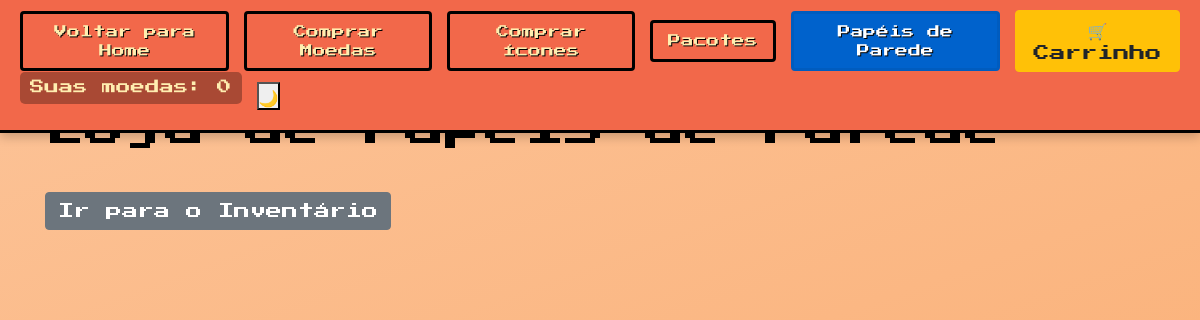
/View/LojaPapelParede.php (signed in), run on an earlier commit of the app's database.
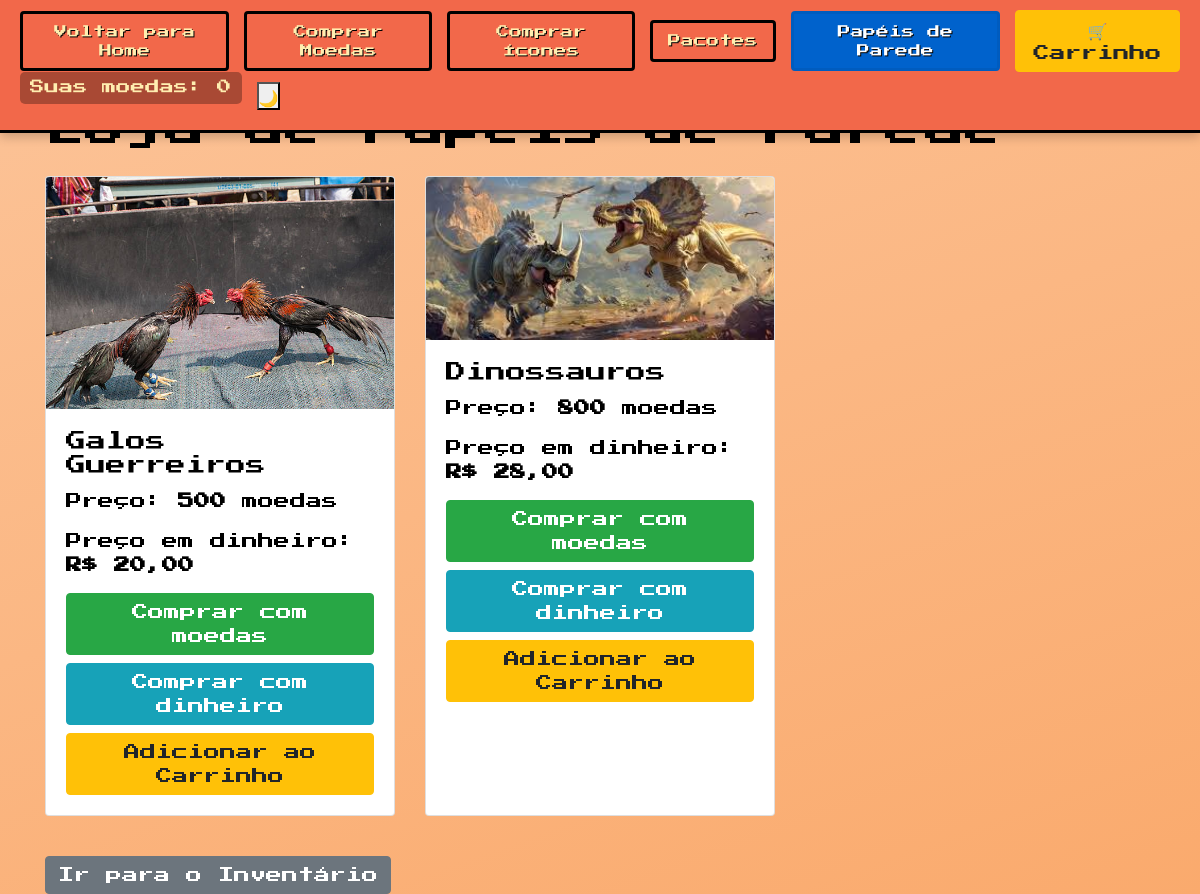
And on a later commit of the database.
### tables this page shows
CREATE TABLE `usuario` (
  `id` int(11) NOT NULL,
  `nome` varchar(100) NOT NULL,
  `email` varchar(200) NOT NULL,
  `senha` varchar(40) NOT NULL,
  `coin` int(11) NOT NULL DEFAULT 0,
  `id_icone_perfil` int(11) DEFAULT NULL,
  `id_papel_fundo` int(11) DEFAULT NULL
);

CREATE TABLE `papel_fundo` (
  `id` int(11) NOT NULL,
  `nome` varchar(255) NOT NULL,
  `path` varchar(255) NOT NULL,
  `preco` int(11) NOT NULL,
  `preco_dinheiro` decimal(10,2) NOT NULL
);

### Model/BancoDeDados.php (called while the page is built, shortened)
<?php
class BancoDeDados
{
    private static $instance = null;
    private $connection;
    private function __construct($host, $user, $password, $database)
    {
        $this->host = $host;
        $this->user = $user;
        $this->password = $password;
        $this->database = $database;
        $this->connection = mysqli_connect($this->host, $this->user, $this->password, $this->database);
    }
    public static function getInstance($host = 'localhost', $user = 'root', $password = '', $database = 'banco')
    {
        if (self::$instance === null) {
            self::$instance = new BancoDeDados($host, $user, $password, $database);
        }
        return self::$instance;
    }
    public function getConnection()
    {
        return $this->connection;
    }
    public function getUserById($id)
    {
        $conn = $this->getConnection();
        $sql = "SELECT id, nome, senha, email, coin FROM usuario WHERE id = " . $id;
        $result = $conn->query($sql);
        if ($result->num_rows > 0) {
            $user = $result->fetch_assoc();
        } else {
            $user = null;
        }
        return $user;
    }
}

### Controller/ControllerUsuario.php (called while the page is built, shortened)
<?php
require_once(__DIR__ . "/../Model/BancoDeDados.php");
require_once(__DIR__ . "/../Model/Usuario.php");
class ControllerUsuario
{
    private $database;
    public function __construct()
    {
        $this->database = BancoDeDados::getInstance("127.0.0.1", "root", "", "banco");
    }
    public function readUser($id)
{
    $row = $this->database->getUserById($id);
    if ($row) {
        return new Usuario($row['id'], $row['nome'], $row['email'], $row['senha'], $row['coin']);
    }
    return null;
}
}

### Model/Usuario.php (called while the page is built, shortened)
<?php
class Usuario {
    private $coin;
    public function __construct($id, $nome, $email, $senha, $coin = 0) {
        $this->coin = $coin;
    }
    public function getCoin() {
        return $this->coin;
    }
}

### Controller/ControllerPapelParede.php (called while the page is built, shortened)
<?php
require_once __DIR__ . '/../Model/BancoDeDados.php';
require_once __DIR__ . '/../Model/PapelParede.php';
class ControllerPapelParede {
    private $db;
    public function __construct() {
        $this->db = BancoDeDados::getInstance();
    }
    public function listarTodos() {
        $conn = $this->db->getConnection();
        $result = $conn->query('SELECT * FROM papel_fundo');
        $papeis = [];
        while ($row = $result->fetch_assoc()) {
            $papeis[] = PapelParede::factory($row);
        }
        return $papeis;
    }
    public function getPapeisUsuario($idUsuario) {
        $conn = $this->db->getConnection();
        $stmt = $conn->prepare('SELECT id_papel FROM papel_fundo_usuario WHERE id_usuario = ?');
        $stmt->bind_param('i', $idUsuario);
        $stmt->execute();
        $result = $stmt->get_result();
        $ids = [];
        return $ids;
    }
}

### Model/PapelParede.php (called while the page is built, shortened)
<?php
class PapelParede {
    private $id;
    private $nome;
    private $path;
    private $preco;
    private $preco_dinheiro;
    public function __construct($id, $nome, $path, $preco, $preco_dinheiro) {
        $this->id = $id;
        $this->nome = $nome;
        $this->path = $path;
        $this->preco = $preco;
        $this->preco_dinheiro = $preco_dinheiro;
    }
    public function getId() { return $this->id; }
    public function getNome() { return $this->nome; }
    public function getPath() { return $this->path; }
    public function getPreco() { return $this->preco; }
    public function getPrecoDinheiro() { return $this->preco_dinheiro; }
    public static function factory(array $data) {
        return new self(
            $data['id'] ?? null,
            $data['nome'] ?? null,
            $data['path'] ?? null,
            $data['preco'] ?? null,
            $data['preco_dinheiro'] ?? null
        );
    }
}

### View/LojaPapelParede.php (the view, shortened to what this page needs)
<?php
require_once __DIR__ . '/../Controller/ControllerPapelParede.php';
require_once __DIR__ . '/../Controller/ControllerUsuario.php';
$idUsuario = $_SESSION['id'] ?? null;
$controller = new ControllerPapelParede();
$controllerUsuario = new ControllerUsuario();
$papeis = $controller->listarTodos();
$papeisUsuario = $idUsuario ? $controller->getPapeisUsuario($idUsuario) : [];
$user = $idUsuario ? $controllerUsuario->readUser($idUsuario) : null;
?>
<!DOCTYPE html>
<html lang="pt-br">
<head>
    <link rel="stylesheet" href="https://stackpath.bootstrapcdn.com/bootstrap/4.5.2/css/bootstrap.min.css">
    <link rel="stylesheet" href="../Assets/loja.css">
</head>
<body>
    <nav class="navbar">
        <div class="nav-left">
            <a href="Home.php" class="btn btn-primary">Voltar para Home</a>
            <a href="LojaMoedas.php" class="btn btn-primary">Comprar Moedas</a>
            <a href="LojaIcone.php" class="btn btn-primary">Comprar Ícones</a>
            <a href="LojaPacote.php" class="btn btn-primary">Pacotes</a>
            <a href="LojaPapelParede.php" class="btn btn-primary active">Papéis de Parede</a>
            <a href="Carrinho.php" class="btn btn-warning">🛒 Carrinho</a>
        </div>
        <div class="nav-right">
            <p class="user-coins">Suas moedas: <?php echo $user ? $user->getCoin() : 0; ?></p>
            <button class="theme-toggle" onclick="toggleTheme()">🌙</button>
        </div>
    </nav>
    <div class="container mt-4">
        <h1 class="mb-4">Loja de Papéis de Parede</h1>
        <div class="row">
            <?php foreach ($papeis as $papel): ?>
                <?php $jaPossui = in_array($papel->getId(), $papeisUsuario); ?>
                <div class="col-md-4 mb-4">
                    <div class="card h-100 papel-item <?php if($jaPossui) echo 'item-possui'; ?>">
                        <img src="<?= $papel->getPath() ?>" class="card-img-top" alt="<?= $papel->getNome() ?>">
                        <div class="card-body">
                            <h5 class="card-title"><?= $papel->getNome() ?></h5>
                            <p class="card-text">Preço: <b><?= $papel->getPreco() ?></b> moedas</p>
                            <p class="card-text">Preço em dinheiro: <b>R$ <?= number_format($papel->getPrecoDinheiro(),2,',','.') ?></b></p>
                            <?php if ($jaPossui): ?>
                                <div class="alert alert-success text-center">Você já possui este papel de parede</div>
                            <?php else: ?>
                                <form method="post" action="../Processamento/ProcessPapelParede.php" class="mb-2">
                                    <button type="submit" name="comprar_moedas" class="btn btn-success btn-block mb-2">Comprar com moedas</button>
                                    <button type="submit" name="comprar_dinheiro" class="btn btn-info btn-block">Comprar com dinheiro</button>
                                </form>
                                <form method="post" action="../Processamento/ProcessCarrinho.php">
                                    <button type="submit" name="adicionar_carrinho" class="btn btn-warning btn-block">Adicionar ao Carrinho</button>
                                </form>
                            <?php endif; ?>
                        </div>
                    </div>
                </div>
            <?php endforeach; ?>
        </div>
        <a href="Inventario.php" class="btn btn-secondary mt-3">Ir para o Inventário</a>
    </div>
</body>
</html>

### Assets/loja.css (style rules this page uses)
:root { --color1: #FCC499; --color2: #FAAA6D; --color3: #419EAE; --color4: #FFEEB0; --color5: #F2684A; --color6: #000000; --dark: #000000; --retro-border: 3px solid var(--color6); }
* { box-sizing: border-box; margin: 0; padding: 0; }
body { font-family: 'Press Start 2P', cursive; background: linear-gradient(160deg, var(--color1) 0%, var(--color2) 100%); min-height: 100vh; color: var(--color6); padding-top: 80px; }
.navbar { width: 100%; background: var(--color5); padding: 10px 20px; display: flex; justify-content: space-between; align-items: center; position: fixed; top: 0; left: 0; z-index: 1000; border-bottom: var(--retro-border); box-shadow: 0 4px 10px rgba(0, 0, 0, 0.2); }
.nav-left, .nav-right { display: flex; align-items: center; gap: 15px; }
.btn-primary { background: var(--color5); border: var(--retro-border); color: var(--color4); padding: 8px 15px; font-size: 0.8rem; transition: all 0.2s ease; text-shadow: 1px 1px 0 var(--color6); }
.user-coins { font-size: 0.9rem; color: var(--color4); background: rgba(0, 0, 0, 0.3); padding: 5px 10px; border-radius: 5px; }

What changed in the data, as far as the page shows it:
added papel_fundo: path (picture), nome "Galos Guerreiros", preco "500", preco_dinheiro "20,00"
added papel_fundo: path (picture), nome "Dinossauros", preco "800", preco_dinheiro "28,00"
